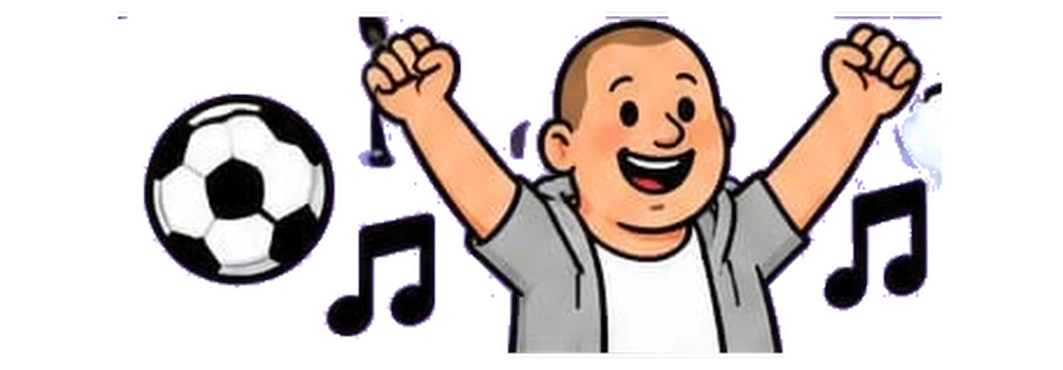
#> input picture reference/scenes/aktiviteter.webp, 2125 x 740 px (shown at 1/2 size); its folder holds only this picture in this run
$ python slice-sheet-2x10.py ../reference/scenes/aktiviteter.webp
#> lines starting #> are read from the running program, lines starting #| are printed output that depends on the picture; after the words box and inside, x2 and y2 are one past the last pixel; in counts of white or black regions, pixels touching at a corner belong together
#!/usr/bin/env python3
"""
Automatisk beskæring og opdeling af 2x10 ark (20 scener) fra ChatGPT.

Tager et 1080x1920 (9:16) ark med 2 søjler og 10 rækker, beskærer hver af de 20 scener
med præcise grænser og OpenCV-filtrering mod støj/stregrester,
tilpasser dem til standard 2126 x 740 format med 100% gennemsigtig baggrund,
og gemmer dem direkte i figurens scenes/ mapper!

Brug:
    python3 scripts/slice-sheet-2x10.py <sti-til-billede> [avatar_id]
"""

import sys
import os
import json
from pathlib import Path
import numpy as np
from PIL import Image

try:
    import cv2
except ImportError:
    cv2 = None

# Standard 2126 x 740 format (aspect ratio ~2.873)
TARGET_WIDTH = 2126
TARGET_HEIGHT = 740

# Præcis definition af de 19 distinkte scener i ChatGPT 2x10 arket
# (y1, y2, x1, x2)
CELL_DEFINITIONS = [
    # Række 1
    {
        "coords": (0, 187, 0, 465),
        "primary_key": "vaesketoeg",
        "aliases": ["vasketoj"],
        "title": "Hænge vasketøj op"
    },
    {
        "coords": (0, 188, 465, None),
        "primary_key": "kaffe",
        "aliases": ["the_kaffe"],
        "title": "The & Kaffe"
    },
    # Række 2
    {
        "coords": (188, 362, 0, 465),
        "primary_key": "medicin",
        "aliases": [],
        "title": "Medicin"
    },
    {
        "coords": (189, 360, 465, None),
        "primary_key": "badetid",
        "aliases": ["brusebad", "toej_af"],
        "title": "Badetid / Brusebad"
    },
    # Række 3
    {
        "coords": (363, 543, 0, 465),
        "primary_key": "spisetid",
        "aliases": ["aftensmad", "forberede_mad"],
        "title": "Aftensmad / Spisetid"
    },
    {
        "coords": (361, 540, 465, None),
        "primary_key": "boerste_taender",
        "aliases": ["borste_taender", "borste_tander", "tandborste"],
        "title": "Børste tænder"
    },
    # Række 4
    {
        "coords": (544, 709, 0, 465),
        "primary_key": "vaske_op",
        "aliases": ["opvask"],
        "title": "Vaske op"
    },
    {
        "coords": (541, 708, 465, None),
        "primary_key": "bolle",
        "aliases": ["bolle_ikon"],
        "title": "Bolle"
    },
    # Række 5
    {
        "coords": (709, 883, 465, None),
        "primary_key": "gatur",
        "aliases": ["gaatur"],
        "title": "Gåtur / Frisk luft"
    },
    # Række 6
    {
        "coords": (883, 1030, 0, 465),
        "primary_key": "sengetid",
        "aliases": ["sovetid", "sove"],
        "title": "Sengetid / Sove"
    },
    {
        "coords": (885, 1030, 465, None),
        "primary_key": "pause_sofa",
        "aliases": ["tv_skaerm", "sofa"],
        "title": "Pause på sofa / TV"
    },
    # Række 7
    {
        "coords": (1031, 1192, 0, 465),
        "primary_key": "rede_seng",
        "aliases": [],
        "title": "Rede seng"
    },
    {
        "coords": (1031, 1192, 465, None),
        "primary_key": "handle",
        "aliases": ["indkoeb"],
        "title": "Handle indkøb"
    },
    # Række 8
    {
        "coords": (1193, 1338, 0, 465),
        "primary_key": "skraldespand",
        "aliases": ["skrald"],
        "title": "Skraldespand & Pant"
    },
    {
        "coords": (1193, 1338, 465, None),
        "primary_key": "frokost",
        "aliases": [],
        "title": "Frokost / Rugbrød"
    },
    # Række 9
    {
        "coords": (1339, 1479, 0, 465),
        "primary_key": "morgenmad",
        "aliases": [],
        "title": "Morgenmad / Cereal & Juice"
    },
    {
        "coords": (1339, 1481, 465, None),
        "primary_key": "aktiviteter",
        "aliases": [],
        "title": "Aktiviteter / Hobby"
    },
    # Række 10
    {
        "coords": (1480, 1660, 0, 465),
        "primary_key": "cykeltur",
        "aliases": ["tage_toej_paa"],
        "title": "Cykeltur / Motion"
    },
    {
        "coords": (1482, 1660, 465, None),
        "primary_key": "weekend",
        "aliases": [],
        "title": "Weekendhygge / Hygge"
    },
]

# Præcis definition af de 20 scener i Batch 2 (Pligter, hobbyer, ture ud af huset)
CELL_DEFINITIONS_BATCH2 = [
    # Række 1
    {"coords": (0, 187, 0, 465), "primary_key": "skifte_sengetoj", "aliases": [], "title": "Skifte sengetøj"},
    {"coords": (0, 188, 465, None), "primary_key": "stovsuge", "aliases": [], "title": "Støvsuge gulv"},
    # Række 2
    {"coords": (188, 362, 0, 465), "primary_key": "torre_bord", "aliases": [], "title": "Tørre bord af"},
    {"coords": (189, 360, 465, None), "primary_key": "tomme_opvaskemaskine", "aliases": [], "title": "Tømme opvaskemaskine"},
    # Række 3
    {"coords": (363, 543, 0, 465), "primary_key": "legge_toj_sammen", "aliases": [], "title": "Lægge tøj sammen"},
    {"coords": (361, 540, 465, None), "primary_key": "forberede_mad", "aliases": [], "title": "Forberede mad"},
    # Række 4
    {"coords": (544, 709, 0, 465), "primary_key": "hore_musik", "aliases": [], "title": "Høre musik"},
    {"coords": (541, 708, 465, None), "primary_key": "ipad_tablet", "aliases": [], "title": "iPad / Tablet"},
    # Række 5
    {"coords": (709, 883, 0, 465), "primary_key": "perler", "aliases": [], "title": "Lave perler"},
    {"coords": (709, 883, 465, None), "primary_key": "havearbejde", "aliases": [], "title": "Havearbejde"},
    # Række 6
    {"coords": (883, 1030, 0, 465), "primary_key": "svommehal", "aliases": [], "title": "Svømmehal"},
    {"coords": (885, 1030, 465, None), "primary_key": "bus_tog", "aliases": [], "title": "Køre i bus / tog"},
    # Række 7
    {"coords": (1031, 1192, 0, 465), "primary_key": "pakke_taske", "aliases": [], "title": "Pakke taske til weekend"},
    {"coords": (1031, 1192, 465, None), "primary_key": "besog_far", "aliases": [], "title": "Besøg hos far / familie"},
    # Række 8
    {"coords": (1193, 1338, 0, 465), "primary_key": "pant_flasker", "aliases": [], "title": "Aflevere pant & flasker"},
    {"coords": (1193, 1338, 465, None), "primary_key": "tage_toj_paa", "aliases": [], "title": "Tage tøj og jakke på"},
    # Række 9
    {"coords": (1339, 1479, 0, 465), "primary_key": "drikke_vand", "aliases": [], "title": "Drikke et glas vand"},
    {"coords": (1339, 1481, 465, None), "primary_key": "spille_spil", "aliases": [], "title": "Brætspil / Puslespil"},
    # Række 10
    {"coords": (1480, 1660, 0, 465), "primary_key": "rydde_op", "aliases": [], "title": "Rydde op på værelset"},
    {"coords": (1482, 1660, 465, None), "primary_key": "sansehus", "aliases": [], "title": "Sansehus / Sanserum"},
]


def clean_cell_artifacts(cell_img: Image.Image) -> Image.Image:
    """Fjerner løsrevne støj-pixel og rester fra nabo-rækker vha. connected components."""
    if cv2 is None:
        return cell_img

    cell_arr = np.array(cell_img)
    alpha = cell_arr[:, :, 3]
    ch_h, ch_w = alpha.shape

    bin_alpha = (alpha > 10).astype(np.uint8)
    num_labels, labels, stats, centroids = cv2.connectedComponentsWithStats(bin_alpha)

    cleaned_alpha = np.zeros_like(alpha)
    for lbl in range(1, num_labels):
        lx, ly, lw, lh, larea = stats[lbl]
        # Er det en kant-rest fra en anden række ved top eller bund?
        is_top_edge = (ly == 0) and (lh < 28) and (larea < 2500)
        is_bottom_edge = (ly + lh >= ch_h) and (lh < 28) and (larea < 2500)
        if not is_top_edge and not is_bottom_edge and larea > 50:
            cleaned_alpha[labels == lbl] = alpha[labels == lbl]

    cell_arr[:, :, 3] = cleaned_alpha
    return Image.fromarray(cell_arr)


def slice_sheet(sheet_path: str, avatar_id: str = "avatar_1", batch: int = 1):
    sheet_file = Path(sheet_path).expanduser().resolve()
    if not sheet_file.exists():
        print(f"❌ Fejl: Fandt ikke billedfilen på: {sheet_file}")
        sys.exit(1)

    repo_root = Path(__file__).parent.parent
    ref_persona_dir = repo_root / "reference" / "personas" / avatar_id
    pub_persona_dir = repo_root / "public" / "reference" / "personas" / avatar_id

    ref_scenes_dir = ref_persona_dir / "scenes"
    pub_scenes_dir = pub_persona_dir / "scenes"

    ref_scenes_dir.mkdir(parents=True, exist_ok=True)
    pub_scenes_dir.mkdir(parents=True, exist_ok=True)

    cell_defs = CELL_DEFINITIONS_BATCH2 if batch == 2 else CELL_DEFINITIONS

    print("\n========================================================")
    print(f"✂️  Opdeler og beskærer 2x10 Sceneark (Batch {batch}) for: {avatar_id}")
    print(f"📁 Kildebillede: {sheet_file}")
    print(f"🎯 Gemmes i: {ref_scenes_dir}")
    print("========================================================\n")

    img = Image.open(sheet_file).convert("RGBA")
    total_w, total_h = img.size
    print(f"Original dimension: {total_w} x {total_h} pixels")

    saved_count = 0
    updated_scenes = {}

    for idx, cdef in enumerate(cell_defs):
        y1, y2, x1, x2 = cdef["coords"]
        if x2 is None:
            x2 = total_w

        key = cdef["primary_key"]
        title = cdef["title"]
        aliases = cdef.get("aliases", [])

        # 1. Klip cellen ud
        cell = img.crop((x1, y1, x2, y2))

        # 2. Rens eventuelle støj-pixel fra tilstødende rækker
        cleaned = clean_cell_artifacts(cell)

        # 3. Find præcis bounding box for motivet
        bbox = cleaned.getbbox()
        if not bbox:
            print(f"[{idx+1:2d}/{len(CELL_DEFINITIONS)}] Tom celle for '{key}' ({title}) — springes over")
            continue

        content = cleaned.crop(bbox)
        cw, ch = content.size

        # 4. Skab mål-lærred i 2126 x 740 med 100% gennemsigtighed
        target_canvas = Image.new("RGBA", (TARGET_WIDTH, TARGET_HEIGHT), (0, 0, 0, 0))

        # 5. Skaler proportionelt med behagelig margen
        scale = min((TARGET_WIDTH - 120) / cw, (TARGET_HEIGHT - 80) / ch)
        new_w = max(1, int(cw * scale))
        new_h = max(1, int(ch * scale))
        resized = content.resize((new_w, new_h), Image.Resampling.LANCZOS)

        # 6. Centrer motivet på lærredet
        paste_x = (TARGET_WIDTH - new_w) // 2
        paste_y = (TARGET_HEIGHT - new_h) // 2
        target_canvas.paste(resized, (paste_x, paste_y), resized)

        # 7. Gem primær fil og synkroniser eventuelle aliaser
        all_keys = [key, *aliases]
        for k in all_keys:
            ref_out = ref_scenes_dir / f"{k}.webp"
            pub_out = pub_scenes_dir / f"{k}.webp"

            target_canvas.save(ref_out, "WEBP", quality=95)
            target_canvas.save(pub_out, "WEBP", quality=95)

        # Kun kanonisk primær scene tilføjes til manifest for at undgå duplikater
        updated_scenes[key] = f"reference/personas/{avatar_id}/scenes/{key}.webp"

        saved_count += 1
        print(f"✓ [{idx+1:2d}/{len(CELL_DEFINITIONS)}] Gemte: {key}.webp ({title}) — oprindelig boks {cw}x{ch} px")

    # Opdater persona.json hvis den findes
    persona_json_path = ref_persona_dir / "persona.json"
    if persona_json_path.exists():
        try:
            with open(persona_json_path, "r", encoding="utf-8") as f:
                pdata = json.load(f)
            if "activityScenes" not in pdata:
                pdata["activityScenes"] = {}
            pdata["activityScenes"].update(updated_scenes)
            pdata["id"] = avatar_id
            pdata["name"] = avatar_id
            pdata["shortCode"] = avatar_id
            pdata["description"] = avatar_id

            with open(persona_json_path, "w", encoding="utf-8") as f:
                json.dump(pdata, f, indent=2, ensure_ascii=False)
            with open(pub_persona_dir / "persona.json", "w", encoding="utf-8") as f:
                json.dump(pdata, f, indent=2, ensure_ascii=False)
            print("\n🔄 Opdaterede persona.json med korrekte scener!")
        except Exception as e:
            print(f"Advarsel ved opdatering af persona.json: {e}")

    # Opdater også manifest-filer
    for mpath in [
        repo_root / "reference" / "personas" / "personas_manifest.json",
        repo_root / "public" / "reference" / "personas" / "personas_manifest.json",
    ]:
        if mpath.exists():
            try:
                with open(mpath, "r", encoding="utf-8") as f:
                    manifest = json.load(f)
                if isinstance(manifest, list):
                    item = next((p for p in manifest if p.get("id") == avatar_id), None)
                    if item:
                        item["name"] = avatar_id
                        item["shortCode"] = avatar_id
                        item["description"] = avatar_id
                        if "activityScenes" not in item:
                            item["activityScenes"] = {}
                        item["activityScenes"].update(updated_scenes)
                        with open(mpath, "w", encoding="utf-8") as f:
                            json.dump(manifest, f, indent=2, ensure_ascii=False)
            except Exception:
                pass

    print(f"\n🎉 Færdig! Skar {saved_count} scener ud til {TARGET_WIDTH}x{TARGET_HEIGHT} WebP-format med gennemsigtig baggrund.")


if __name__ == "__main__":
    if len(sys.argv) < 2:
        print("Brug: python3 scripts/slice-sheet-2x10.py <sti-til-billede> [avatar_id] [--batch 1|2]")
        sys.exit(1)

    sheet_arg = sys.argv[1]
    avatar_arg = "avatar_1"
    batch_arg = 1

    # Check filename for auto-detect
    if "batch2" in sheet_arg.lower():
        batch_arg = 2

    # Parse args
    args = sys.argv[2:]
    for i, a in enumerate(args):
        if a in ("--batch", "-b") and i + 1 < len(args):
            try:
                batch_arg = int(args[i + 1])
            except ValueError:
                pass
        elif not a.startswith("-") and i == 0:
            avatar_arg = a

    slice_sheet(sheet_arg, avatar_arg, batch_arg)
#> in slice_sheet, img is the input picture: PIL image 2125x740 RGBA; mean R, G, B, A 126, 108.9, 125.7, 102.7
#| Original dimension: 2125 x 740 pixels
#> the loop in slice_sheet, `for idx, cdef in enumerate(cell_defs):` made 19 passes
#> (num_labels in clean_cell_artifacts, stats in clean_cell_artifacts, centroids in clean_cell_artifacts, bbox) on pass 9: (2, [[0, 0, 1660, 174, 287746], [552, 5, 547, 2, 1094]], [[829.5, 86.81], [825, 5.5]], (552, 5, 1099, 7))
#> (num_labels in clean_cell_artifacts, stats in clean_cell_artifacts, centroids in clean_cell_artifacts) on passes 10 to 15: (1, [[0, 0, 465, 147, 68355]], [[232, 73]]), (1, [[0, 0, 1660, 145, 240700]], [[829.5, 72]]), (1, [[0, 0, 465, 161, 74865]], [[232, 80]]), (1, [[0, 0, 1660, 161, 267260]], [[829.5, 80]]), (1, [[0, 0, 465, 145, 67425]], [[232, 72]]), (1, [[0, 0, 1660, 145, 240700]], [[829.5, 72]])
#> pass 1, in slice_sheet, `cell = img.crop((x1, y1, x2, y2))`:
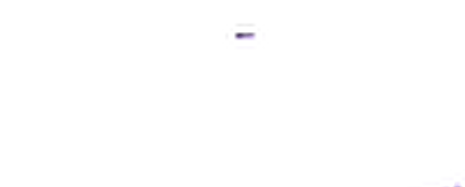
#> cell: PIL image 465x187 RGBA; mean R, G, B, A 13.4, 11.5, 15.8, 0.4; transparent parts drawn white
#> pass 1, in clean_cell_artifacts, `alpha = cell_arr[:, :, 3]`:
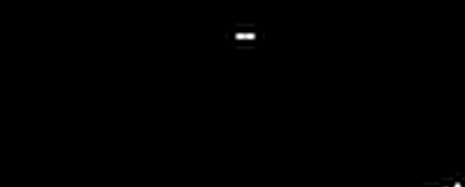
#> alpha: shape (187, 465); min 0, max 255, mean 0.4
#> pass 1, in clean_cell_artifacts, `bin_alpha = (alpha > 10).astype(np.uint8)`:
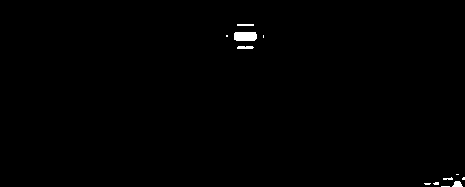
#> bin_alpha: shape (187, 465); values 0 (black) and 1 (white), 0.46% white; 12 white regions (7 under 20 px), largest, box (x1, y1, x2, y2) and area: (234, 32, 257, 41) 199, (237, 46, 254, 49) 47, (452, 181, 463, 187) 47, (237, 24, 254, 26) 34, (443, 177, 453, 180) 20
#> after the loop in slice_sheet, `for idx, cdef in enumerate(cell_defs):`: cell: PIL image 1660x178 RGBA; every value is 0
#> after the loop in slice_sheet, `for idx, cdef in enumerate(cell_defs):`:
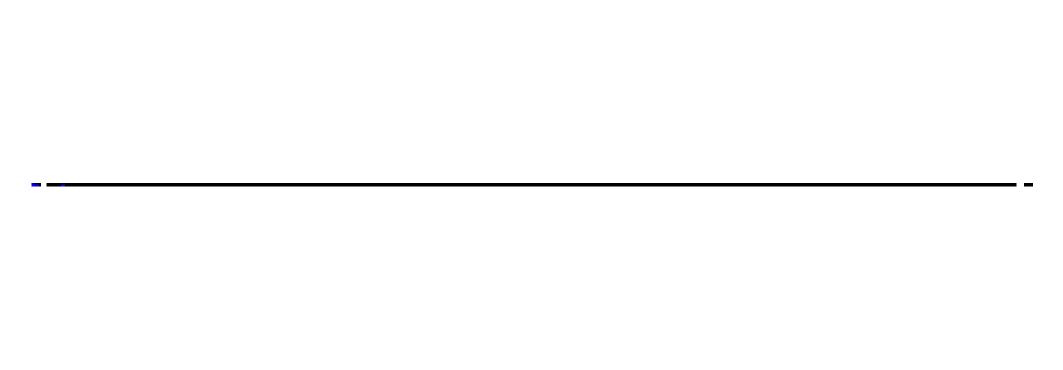
#> target_canvas: PIL image 2126x740 RGBA (shown at 1/2 size); mean R, G, B, A 0, 0, 7.37e-05, 0.0088; transparent parts drawn white
#> after the loop in slice_sheet, `for idx, cdef in enumerate(cell_defs):`: saved_count = 9; updated_scenes = 9 items
#| 🎉 Færdig! Skar 9 scener ud til 2126x740 WebP-format med gennemsigtig baggrund.
